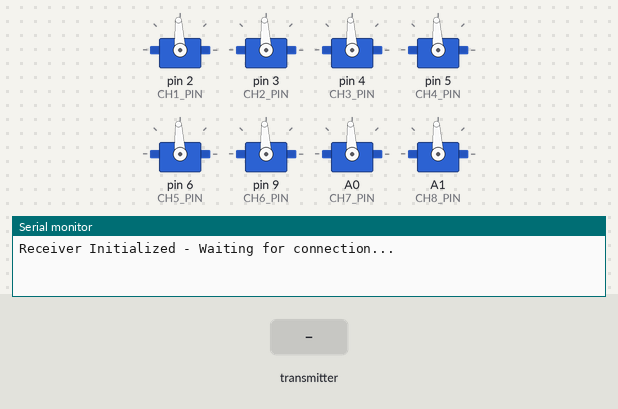
A sketch run on a simulated Arduino Uno, built with avr-gcc and run on an emulated ATmega328P. Parts: 8 × servo, the last lines printed to the serial monitor. Inputs (shaded band) come from the test bench. No radio packets arrive unless stated.

Above: at 4.2 s.
4.3 s: the transmitter starts sending ch1 = 0
At 5.5 s:
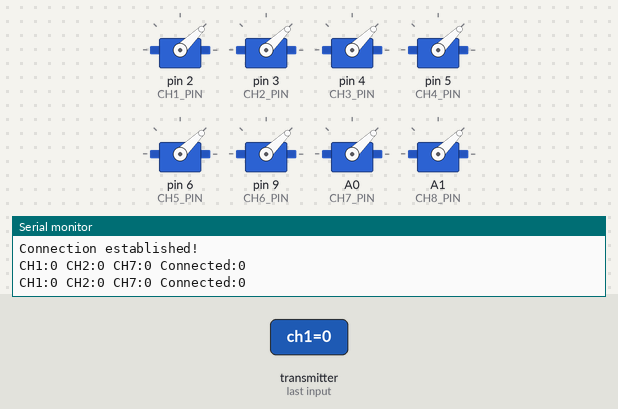
5.8 s: the transmitter starts sending ch2 = 1023
At 6.6 s:
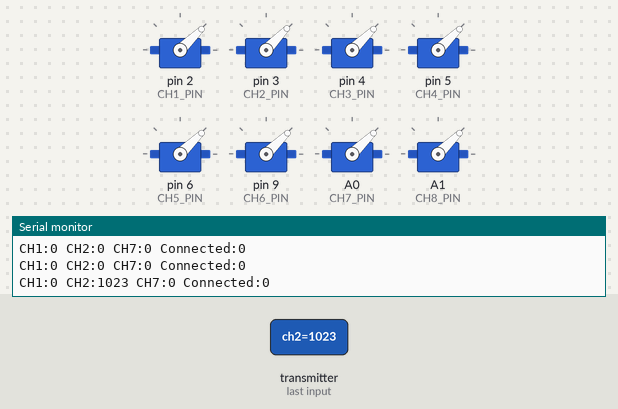
7.3 s: the transmitter starts sending ch7 = 1023
At 7.7 s:
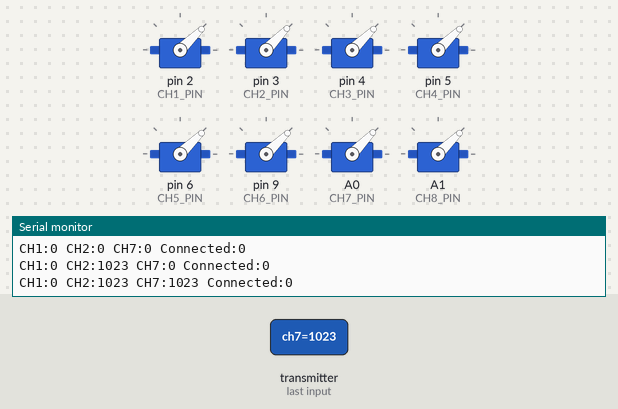
8.8 s: the transmitter starts sending ch3 = 1023
At 10.0 s:
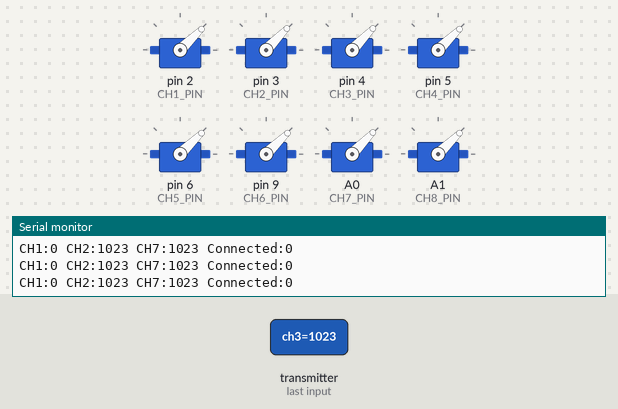
10.3 s: the transmitter starts sending ch4 = 1023
At 11.2 s:
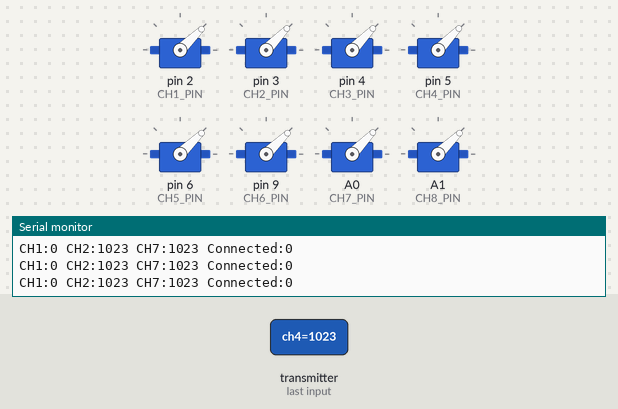
Timing chart, 0 to 12.8 s (numbered marks = the images above; inputs shaded):
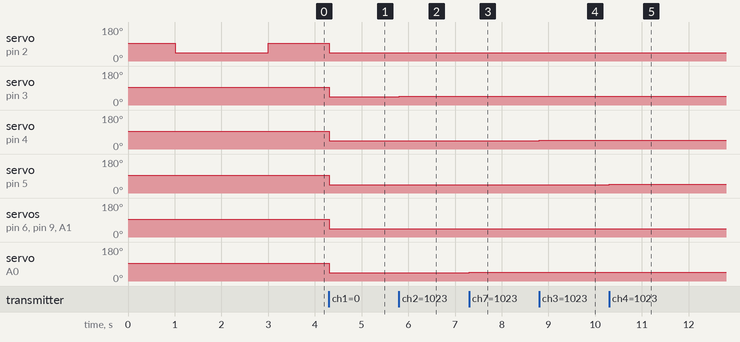

Measured:
- after the input at 4.3 s, servo on pin 2 (CH1_PIN), servo on pin 3 (CH2_PIN), servo on pin 4 (CH3_PIN), servo on pin 5 (CH4_PIN), servo on pin 6 (CH5_PIN), servo on pin 9 (CH6_PIN), servo on A0 (CH7_PIN), servo on A1 (CH8_PIN): 93° → 44° at once
- after the input at 5.8 s, servo on pin 3 (CH2_PIN): 44° → 46° at once
- after the input at 7.3 s, servo on A0 (CH7_PIN): 44° → 46° at once
- after the input at 8.8 s, servo on pin 4 (CH3_PIN): 44° → 46° at once
- after the input at 10.3 s, servo on pin 5 (CH4_PIN): 44° → 46° at once

The sketch:

Reciver_inspire_award.ino
```cpp
#include <SPI.h>
#include <nRF24L01.h>
#include <RF24.h>
#include <Servo.h>

// Define NRF24L01 pins
#define CE_PIN A3
#define CSN_PIN A2

// Define output pins for channels
#define CH1_PIN 2  // Left Joystick X -> BLDC (ESC)
#define CH2_PIN 3  // Left Joystick Y -> Servo
#define CH3_PIN 4  // Right Joystick X -> Servo
#define CH4_PIN 5  // Right Joystick Y -> Servo
#define CH5_PIN 6  // Switch 1 -> Servo
#define CH6_PIN 9  // Switch 2 -> Servo
#define CH7_PIN A0 // Potentiometer 1 -> Servo
#define CH8_PIN A1 // Potentiometer 2 -> Servo

// Create radio object
RF24 radio(CE_PIN, CSN_PIN);

// Create servo objects
Servo ch1_servo;  // Will be used for BLDC ESC
Servo ch2_servo;
Servo ch3_servo;
Servo ch4_servo;
Servo ch5_servo;
Servo ch6_servo;
Servo ch7_servo;
Servo ch8_servo;

// Define the data structure to be received
struct DataPacket {
  uint16_t ch1; // Left Joystick X
  uint16_t ch2; // Left Joystick Y
  uint16_t ch3; // Right Joystick X
  uint16_t ch4; // Right Joystick Y
  uint16_t ch5; // Switch 1
  uint16_t ch6; // Switch 2
  uint16_t ch7; // Potentiometer 1
  uint16_t ch8; // Potentiometer 2
  uint8_t connectionStatus; // Connection status flag
};

DataPacket rxData;

// Address for communication
const byte address[6] = "00001";

// Connection monitoring variables
unsigned long lastPacketTime = 0;
bool connectionLost = true;

// Safety variables for BLDC
uint16_t lastCh1Value = 1500; // Neutral position for BLDC
bool bldcArmed = false;
unsigned long bldcArmTime = 0;

void setup() {
  Serial.begin(9600);

  // Attach servos to pins
  ch1_servo.attach(CH1_PIN);  // BLDC ESC on CH1
  ch2_servo.attach(CH2_PIN);
  ch3_servo.attach(CH3_PIN);
  ch4_servo.attach(CH4_PIN);
  ch5_servo.attach(CH5_PIN);
  ch6_servo.attach(CH6_PIN);
  ch7_servo.attach(CH7_PIN);
  ch8_servo.attach(CH8_PIN);

  // Initialize all outputs to neutral position (1500µs)
  ch1_servo.writeMicroseconds(1500); // Critical for BLDC safety
  ch2_servo.writeMicroseconds(1500);
  ch3_servo.writeMicroseconds(1500);
  ch4_servo.writeMicroseconds(1500);
  ch5_servo.writeMicroseconds(1500);
  ch6_servo.writeMicroseconds(1500);
  ch7_servo.writeMicroseconds(1500);
  ch8_servo.writeMicroseconds(1500);

  // Initialize radio
  if (!radio.begin()) {
    Serial.println("Radio initialization failed!");
    while (1);
  }

  radio.setPALevel(RF24_PA_MAX);
  radio.setDataRate(RF24_250KBPS);
  radio.setChannel(100);
  radio.openReadingPipe(0, address);
  radio.startListening();

  // BLDC safety initialization
  delay(1000); // Wait for ESC to initialize
  ch1_servo.writeMicroseconds(1000); // Send minimum throttle
  delay(2000); // Wait for ESC to recognize
  ch1_servo.writeMicroseconds(1500); // Back to neutral

  Serial.println("Receiver Initialized - Waiting for connection...");
}

void processBLDCSafety(uint16_t ch1Value) {
  // BLDC/ESC Safety logic
  static uint16_t safeThrottle = 1000;

  if (connectionLost) {
    // If connection lost, set to minimum throttle
    safeThrottle = 1000;
    bldcArmed = false;
  } else {
    // Arm sequence: throttle must go to minimum first
    if (!bldcArmed) {
      if (ch1Value <= 1100) { // Throttle at minimum
        bldcArmed = true;
        bldcArmTime = millis();
        safeThrottle = 1000;
      } else {
        safeThrottle = 1000; // Keep at minimum until armed
      }
    } else {
      // After arming, apply throttle with limits
      if (millis() - bldcArmTime < 2000) {
        // Slow start for 2 seconds after arming
        safeThrottle = constrain(ch1Value, 1000, 1200);
      } else {
        // Normal operation with full range
        safeThrottle = constrain(ch1Value, 1000, 2000);
      }
    }
  }

  // Apply the safe throttle value
  ch1_servo.writeMicroseconds(safeThrottle);
}

void updateOutputs() {
  // Update all channels independently

  // Channel 1: BLDC with safety processing
  processBLDCSafety(rxData.ch1);

  // Channel 2-8: Servos with constraints
  ch2_servo.writeMicroseconds(constrain(rxData.ch2, 1000, 2000));
  ch3_servo.writeMicroseconds(constrain(rxData.ch3, 1000, 2000));
  ch4_servo.writeMicroseconds(constrain(rxData.ch4, 1000, 2000));
  ch5_servo.writeMicroseconds(constrain(rxData.ch5, 1000, 2000));
  ch6_servo.writeMicroseconds(constrain(rxData.ch6, 1000, 2000));
  ch7_servo.writeMicroseconds(constrain(rxData.ch7, 1000, 2000));
  ch8_servo.writeMicroseconds(constrain(rxData.ch8, 1000, 2000));
}

void loop() {
  // Check for incoming data
  if (radio.available()) {
    radio.read(&rxData, sizeof(rxData));
    lastPacketTime = millis();

    if (connectionLost) {
      connectionLost = false;
      Serial.println("Connection established!");
    }

    // Update outputs
    updateOutputs();

    // Optional debug output
    static unsigned long lastPrintTime = 0;
    if (millis() - lastPrintTime > 1000) {
      Serial.print("CH1:");
      Serial.print(rxData.ch1);
      Serial.print(" CH2:");
      Serial.print(rxData.ch2);
      Serial.print(" CH7:");
      Serial.print(rxData.ch7);
      Serial.print(" Connected:");
      Serial.println(rxData.connectionStatus);
      lastPrintTime = millis();
    }
  }

  // Check for connection timeout (2 seconds)
  if (millis() - lastPacketTime > 2000 && !connectionLost) {
    connectionLost = true;
    Serial.println("Connection lost! Entering failsafe mode.");

    // Failsafe: set all channels to neutral/safe positions
    ch1_servo.writeMicroseconds(1000); // BLDC to minimum throttle
    ch2_servo.writeMicroseconds(1500);
    ch3_servo.writeMicroseconds(1500);
    ch4_servo.writeMicroseconds(1500);
    ch5_servo.writeMicroseconds(1500);
    ch6_servo.writeMicroseconds(1500);
    ch7_servo.writeMicroseconds(1500);
    ch8_servo.writeMicroseconds(1500);

    bldcArmed = false; // Disarm BLDC
  }
}
```
